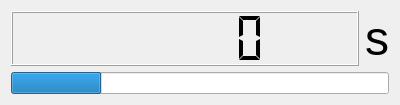
<?xml version="1.0" encoding="UTF-8"?>
<ui version="4.0">
 <class>Form</class>
 <widget class="QWidget" name="Form">
  <property name="geometry">
   <rect>
    <x>0</x>
    <y>0</y>
    <width>400</width>
    <height>100</height>
   </rect>
  </property>
  <property name="sizePolicy">
   <sizepolicy hsizetype="Minimum" vsizetype="Minimum">
    <horstretch>0</horstretch>
    <verstretch>0</verstretch>
   </sizepolicy>
  </property>
  <property name="windowTitle">
   <string>Form</string>
  </property>
  <layout class="QVBoxLayout" name="verticalLayout">
   <item>
    <layout class="QHBoxLayout" name="horizontalLayout">
     <item>
      <widget class="QLCDNumber" name="lcd">
       <property name="sizePolicy">
        <sizepolicy hsizetype="MinimumExpanding" vsizetype="Minimum">
         <horstretch>0</horstretch>
         <verstretch>0</verstretch>
        </sizepolicy>
       </property>
       <property name="smallDecimalPoint">
        <bool>false</bool>
       </property>
       <property name="digitCount">
        <number>6</number>
       </property>
       <property name="segmentStyle">
        <enum>QLCDNumber::Flat</enum>
       </property>
       <property name="value" stdset="0">
        <double>0.000000000000000</double>
       </property>
      </widget>
     </item>
     <item>
      <widget class="QLabel" name="label">
       <property name="sizePolicy">
        <sizepolicy hsizetype="Minimum" vsizetype="Preferred">
         <horstretch>0</horstretch>
         <verstretch>0</verstretch>
        </sizepolicy>
       </property>
       <property name="font">
        <font>
         <pointsize>36</pointsize>
        </font>
       </property>
       <property name="text">
        <string>s</string>
       </property>
       <property name="scaledContents">
        <bool>false</bool>
       </property>
      </widget>
     </item>
    </layout>
   </item>
   <item>
    <widget class="QProgressBar" name="progress">
     <property name="value">
      <number>24</number>
     </property>
     <property name="textVisible">
      <bool>false</bool>
     </property>
    </widget>
   </item>
  </layout>
 </widget>
 <resources/>
 <connections/>
</ui>
